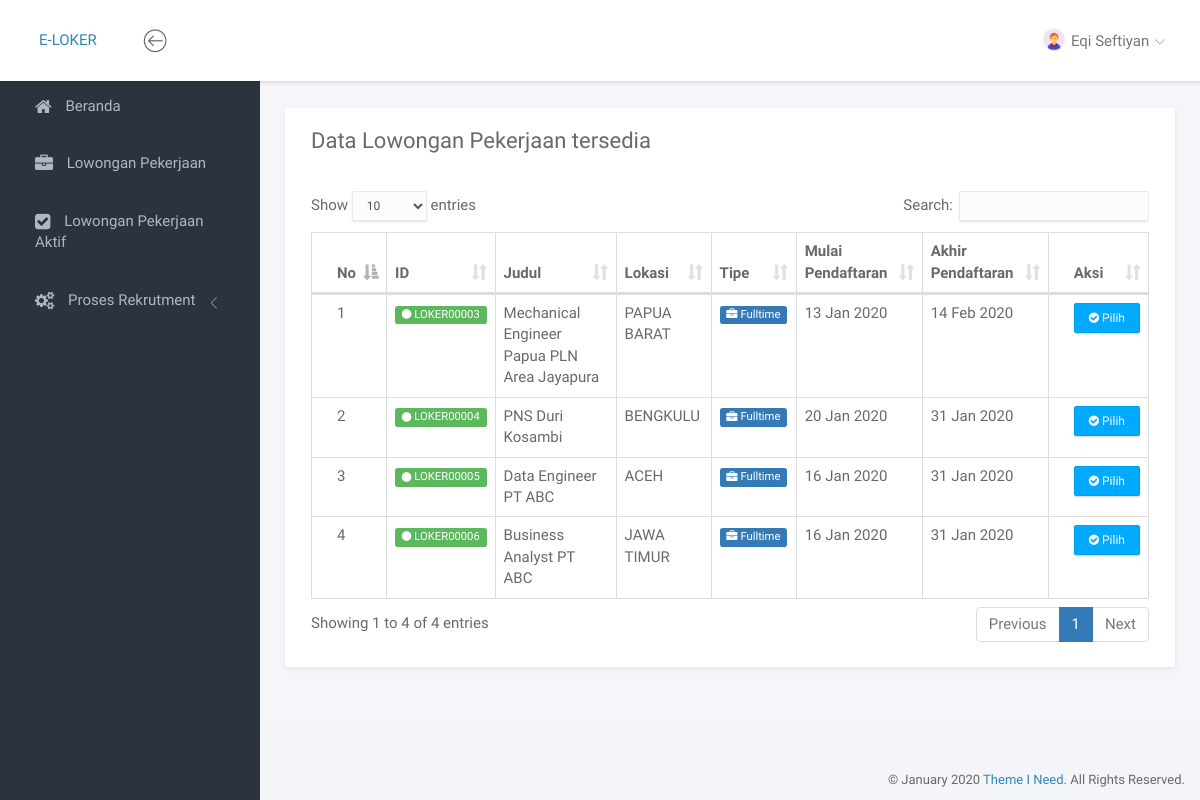
The page /portal/index.php?page=loker (signed in) on the database its author committed.
### tables this page shows
CREATE TABLE `user` (
  `id` varchar(11) NOT NULL,
  `nik` varchar(16) DEFAULT NULL,
  `nama_lengkap` varchar(50) DEFAULT NULL,
  `tgl_lahir` date DEFAULT NULL,
  `alamat` text DEFAULT NULL,
  `jenis_kelamin` enum('L','P') DEFAULT NULL,
  `email` varchar(40) DEFAULT NULL,
  `no_hp` varchar(12) DEFAULT NULL,
  `password` varchar(10) DEFAULT NULL,
  `image_url` varchar(100) DEFAULT NULL,
  `login_terakhir` timestamp NULL DEFAULT NULL
);

CREATE TABLE `lowongan` (
  `id` varchar(10) NOT NULL,
  `provinsi_id` char(2) NOT NULL,
  `judul` text DEFAULT NULL,
  `deskripsi` text DEFAULT NULL,
  `tipe` enum('fulltime','kontrak','magang','') NOT NULL,
  `mulai_pendaftaran` date NOT NULL,
  `akhir_pendaftaran` date NOT NULL
);

CREATE TABLE `provinsi` (
  `id` char(2) NOT NULL,
  `nama` varchar(255) NOT NULL
);

### portal/page/pendaftar/loker/loker.php (the view, shortened to what this page needs)
<div class="panel panel-headline">
    <div class="panel-heading">
        <div class="row">
            <div class="col-md-12">
                <div class="pull-left">
                    <h3 class="panel-title">Data Lowongan Pekerjaan tersedia</h3>
                </div>
            </div>
        </div>
    </div>
    <div class="panel-body">
        <div class="row">
            <div class="col-md-12">
                <div class="table-responsive">
                    <table class="table table-bordered example">
                        <thead>
                            <tr>
                                <th>No</th>
                                <th>ID</th>
                                <th>Judul</th>
                                <th>Lokasi</th>
                                <th>Tipe</th>
                                <th>Mulai Pendaftaran</th>
                                <th>Akhir Pendaftaran</th>
                                <th>Aksi</th>
                            </tr>
                        </thead>
                        <tbody>
                            <?php
                                $no = 1;
                                $q = mysqli_query($conn, "SELECT lowongan.id as idloker, lowongan.judul, lowongan.tipe, lowongan.mulai_pendaftaran, lowongan.akhir_pendaftaran, provinsi.nama FROM lowongan
                                                        JOIN provinsi ON lowongan.provinsi_id=provinsi.id");
                                while($data=mysqli_fetch_array($q)){
                                $datenow  = new DateTime(getDateNow());
                                $datestart  = new DateTime($data['mulai_pendaftaran']);
                                $dateend  = new DateTime($data['akhir_pendaftaran']);
                                if ($datestart == $datenow || $datestart >= $datenow || $dateend >= $datenow) {
                            ?>
                                <tr>
                                    <td><?= $no ?></td>
                                    <td><span class="label label-success"><i class="fa fa-circle"></i> <?= $data['idloker'] ?></span></td>
                                    <td><?= $data['judul'] ?></td>
                                    <td><?= $data['nama'] ?></td>
                                    <td><span class="label label-primary" style="text-transform: capitalize;"><i class="fa fa-briefcase"></i> <?= $data['tipe'] ?></span></td>
                                    <td><?= date('d M Y', strtotime($data['mulai_pendaftaran'])) ?></td>
                                    <td><?= date('d M Y', strtotime($data['akhir_pendaftaran'])) ?></td>
                                    <td>
                                    <?= getActiveJob($data['mulai_pendaftaran'], $data['akhir_pendaftaran'], $data['idloker']) ?>
                                    </td>
                                </tr>
                            <?php $no++; }} ?>
                        </tbody>
                    </table>
                </div>
            </div>
        </div>
    </div>
</div>

### portal/header.php (shortened to what this page needs)
<nav class="navbar navbar-default navbar-fixed-top">
	<div class="brand">
		<a href="?page=beranda">E-LOKER</a>
	</div>
	<div class="container-fluid">
		<div class="navbar-btn">
			<button type="button" class="btn-toggle-fullwidth"><i class="lnr lnr-arrow-left-circle"></i></button>
		</div>
		<div id="navbar-menu">
			<ul class="nav navbar-nav navbar-right">
				<li class="dropdown">
					<a href="#" class="dropdown-toggle" data-toggle="dropdown"><img src="<?= $_SESSION['role'] == 2 ? $auth['image_url'] !== null ? 'file/gambar/'.$auth['image_url'] : 'assets/img/admin.png' : 'assets/img/admin.png' ?>" class="img-circle" alt="Avatar"> <span><?= isset($auth['nama_lengkap']) ? $auth['nama_lengkap'] : $auth['email']  ?></span> <i class="icon-submenu lnr lnr-chevron-down"></i></a>
				</li>
			</ul>
		</div>
	</div>
</nav>

### portal/service.php (shortened to what this page needs)
<?php
if ($_SESSION['role'] == 2) {
    $getdatauser = mysqli_query($conn, "SELECT * FROM user WHERE email='$_SESSION[email]'");
    $auth = mysqli_fetch_array($getdatauser);
} else {
    $getdatauser = mysqli_query($conn, "SELECT * FROM admin WHERE email='$_SESSION[email]'");
    $auth = mysqli_fetch_array($getdatauser);
}
function getDateNow() {
    $tz_object = new DateTimeZone('Asia/Jakarta');
    $datetime = new DateTime();
    $datetime->setTimezone($tz_object);
    return $datetime->format('m/d/Y');
}
function getActiveJob($tglstart, $tglend, $id) {
    $val = "";
    $datenow  = new DateTime(getDateNow());
    $datestart  = new DateTime($tglstart);
    $dateend  = new DateTime($tglend);
    if ($datestart <= $datenow && $dateend >= $datenow) {
        $val = '<a href="?page=lokeradd&id='.$id.'" class="btn btn-primary btn-xs btn-block"><i class="fa fa-check-circle"></i> Pilih</a>';
    }
    return $val;
}
?>

### portal/assets/css/main.css (style rules this page uses)
html { position: relative; min-height: 100%; }
body { background-color: #F3F5F8; font-family: "Source Sans Pro", sans-serif; font-size: 15px; color: #676a6d; }
a { color: #3287B2; }
th { font-weight: 600; }
.navbar-default { -webkit-transition: all 0.3s ease-in-out; -moz-transition: all 0.3s ease-in-out; -ms-transition: all 0.3s ease-in-out; -o-transition: all 0.3s ease-in-out; transition: all 0.3s ease-in-out; -moz-box-shadow: 1px 2px 3px rgba(0, 0, 0, 0.1); -webkit-box-shadow: 1px 2px 3px rgba(0, 0, 0, 0.1); box-shadow: 1px 2px 3px rgba(0, 0, 0, 0.1); -webkit-border-radius: 0; -moz-border-radius: 0; border-radius: 0; padding: 0; margin: 0; border: none; background-color: #fff; }
.navbar-default .brand { float: left; padding: 30px 39px; background-color: #fff; }
.navbar-btn { float: left; padding: 16px 0; }
.navbar-btn button { font-size: 24px; padding: 4px 8px; line-height: .7; border: none; background: none; outline: none; }
.navbar-nav > li > a { padding: 28px 20px; }
.navbar-nav > li > a > i { font-size: 22px; margin-right: 2px; vertical-align: middle; }
.navbar-nav > li > a > i.icon-submenu { margin-left: 2px; margin-right: 0; font-size: 10px; position: relative; top: 2px; }
.navbar-nav > li > a > span { position: relative; top: 2px; }
.navbar-nav > li > a img { width: 22px; margin-right: 2px; }
@media screen and (min-width: 768px) { .navbar-nav.navbar-right { margin-right: 0; } }
.btn { -webkit-border-radius: 2px; -moz-border-radius: 2px; border-radius: 2px; -moz-box-shadow: 0px 1px 2px 0 rgba(0, 0, 0, 0.2); -webkit-box-shadow: 0px 1px 2px 0 rgba(0, 0, 0, 0.2); box-shadow: 0px 1px 2px 0 rgba(0, 0, 0, 0.2); padding: 6px 22px; }
.btn-group-xs > .btn, .btn-xs { padding: 5px 14px; }
.btn-primary { background-color: #00AAFF; border-color: #00a0f0; }
.panel { -webkit-border-radius: 3px; -moz-border-radius: 3px; border-radius: 3px; -moz-box-shadow: 0 2px 6px rgba(0, 0, 0, 0.08); -webkit-box-shadow: 0 2px 6px rgba(0, 0, 0, 0.08); box-shadow: 0 2px 6px rgba(0, 0, 0, 0.08); background-color: #fff; margin-bottom: 30px; }
.panel .panel-heading, .panel .panel-body, .panel .panel-footer { padding-left: 25px; padding-right: 25px; }
.panel .panel-heading { padding-top: 20px; padding-bottom: 20px; position: relative; }
.panel .panel-heading .panel-title { margin: 0; font-size: 18px; font-weight: 300; }
.panel .panel-body { padding-top: 10px; padding-bottom: 15px; }
.panel.panel-headline .panel-heading { border-bottom: none; }
.panel.panel-headline .panel-heading .panel-title { margin-bottom: 8px; font-size: 22px; font-weight: normal; }
.panel .table > thead > tr > td:first-child, .panel .table > thead > tr > th:first-child, .panel .table > tbody > tr > td:first-child, .panel .table > tbody > tr > th:first-child, .panel .table > tfoot > tr > td:first-child, .panel .table > tfoot > tr > th:first-child { padding-left: 25px; }
.panel .table > thead > tr > td:last-child, .panel .table > thead > tr > th:last-child, .panel .table > tbody > tr > td:last-child, .panel .table > tbody > tr > th:last-child, .panel .table > tfoot > tr > td:last-child, .panel .table > tfoot > tr > th:last-child { padding-left: 25px; }
.label { font-weight: normal; }

### rows shown on the page
user: nama_lengkap "Eqi Seftiyan"
lowongan: id "LOKER00003", judul "Mechanical Engineer Papua PLN Area Jayapura", provinsi.nama "PAPUA BARAT", tipe "Fulltime", mulai_pendaftaran "13 Jan 2020", akhir_pendaftaran "14 Feb 2020"
lowongan: id "LOKER00004", judul "PNS Duri Kosambi", provinsi.nama "BENGKULU", tipe "Fulltime", mulai_pendaftaran "20 Jan 2020", akhir_pendaftaran "31 Jan 2020"
lowongan: id "LOKER00005", judul "Data Engineer PT ABC", provinsi.nama "ACEH", tipe "Fulltime", mulai_pendaftaran "16 Jan 2020", akhir_pendaftaran "31 Jan 2020"
lowongan: id "LOKER00006", judul "Business Analyst PT ABC", provinsi.nama "JAWA TIMUR", tipe "Fulltime", mulai_pendaftaran "16 Jan 2020", akhir_pendaftaran "31 Jan 2020"
